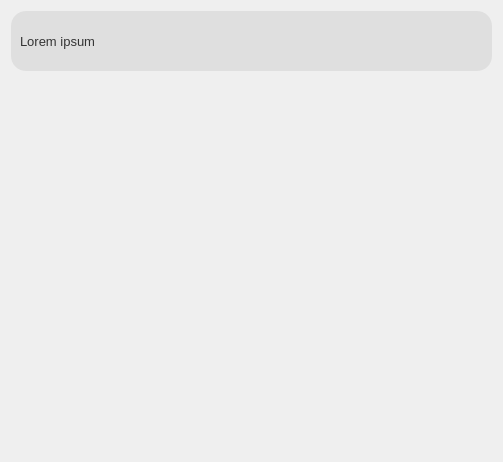
               <widget class="QWidget" name="jobScrollAreaWidgetContents">
                <property name="geometry">
                 <rect>
                  <x>0</x>
                  <y>0</y>
                  <width>503</width>
                  <height>462</height>
                 </rect>
                </property>
                <layout class="QVBoxLayout" name="verticalLayout_17">
                 <property name="spacing">
                  <number>5</number>
                 </property>
                 <item>
                  <layout class="QVBoxLayout" name="verticalLayout_18">
                   <property name="spacing">
                    <number>5</number>
                   </property>
                   <item>
                    <widget class="QFrame" name="taskFrameTemplate_4">
                     <property name="minimumSize">
                      <size>
                       <width>480</width>
                       <height>60</height>
                      </size>
                     </property>
                     <property name="maximumSize">
                      <size>
                       <width>16777215</width>
                       <height>80</height>
                      </size>
                     </property>
                     <property name="styleSheet">
                      <string notr="true">QFrame{
background-color:#DFDFDF;
border: none;
border-radius: 15px;
color: #343434;

}

QFrame:hover{
	background-color: #cccccc;
}</string>
                     </property>
                     <property name="frameShape">
                      <enum>QFrame::StyledPanel</enum>
                     </property>
                     <property name="frameShadow">
                      <enum>QFrame::Raised</enum>
                     </property>
                     <layout class="QHBoxLayout" name="horizontalLayout_8">
                      <property name="spacing">
                       <number>20</number>
                      </property>
                      <item>
                       <widget class="QLabel" name="taskContentLabelTemplate_4">
                        <property name="sizePolicy">
                         <sizepolicy hsizetype="Expanding" vsizetype="Preferred">
                          <horstretch>0</horstretch>
                          <verstretch>0</verstretch>
                         </sizepolicy>
                        </property>
                        <property name="minimumSize">
                         <size>
                          <width>0</width>
                          <height>20</height>
                         </size>
                        </property>
                        <property name="maximumSize">
                         <size>
                          <width>400</width>
                          <height>60</height>
                         </size>
                        </property>
                        <property name="font">
                         <font>
                          <pointsize>10</pointsize>
                         </font>
                        </property>
                        <property name="styleSheet">
                         <string notr="true">border: none;
color: #343434;
background-color: none;
</string>
                        </property>
                        <property name="text">
                         <string>Lorem ipsum</string>
                        </property>
                        <property name="wordWrap">
                         <bool>true</bool>
                        </property>
                       </widget>
                      </item>
                      <item>
                       <widget class="QPushButton" name="trashButtonTaskTemplate_4">
                        <property name="sizePolicy">
                         <sizepolicy hsizetype="Fixed" vsizetype="Fixed">
                          <horstretch>0</horstretch>
                          <verstretch>0</verstretch>
                         </sizepolicy>
                        </property>
                        <property name="minimumSize">
                         <size>
                          <width>40</width>
                          <height>40</height>
                         </size>
                        </property>
                        <property name="maximumSize">
                         <size>
                          <width>50</width>
                          <height>50</height>
                         </size>
                        </property>
                        <property name="styleSheet">
                         <string notr="true">QPushButton{
border:none;
border-radius: 15px;
}

QPushButton:hover{
	background-color: #b3b3b3;
}</string>
                        </property>
                        <property name="text">
                         <string/>
                        </property>
                        <property name="icon">
                         <iconset>
                          <normaloff>resources/recycle-bin.png</normaloff>resources/recycle-bin.png</iconset>
                        </property>
                        <property name="iconSize">
                         <size>
                          <width>17</width>
                          <height>16</height>
                         </size>
                        </property>
                       </widget>
                      </item>
                     </layout>
                    </widget>
                   </item>
                   <item>
                    <spacer name="verticalSpacer_9">
                     <property name="orientation">
                      <enum>Qt::Vertical</enum>
                     </property>
                     <property name="sizeHint" stdset="0">
                      <size>
                       <width>20</width>
                       <height>40</height>
                      </size>
                     </property>
                    </spacer>
                   </item>
                  </layout>
                 </item>
                </layout>
               </widget>
